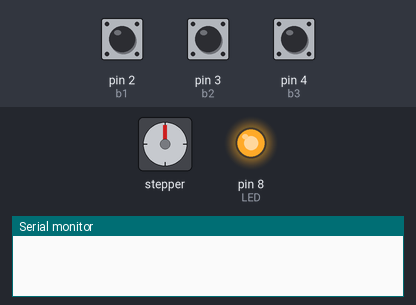
Simulated run of this sketch. Board: Arduino Uno, built with avr-gcc and run on an emulated ATmega328P. On the bench: stepper motor, output pins drawn as LEDs (lit = HIGH), the last lines printed to the serial monitor. The test bench sets the inputs (shaded band); at power-on: pin 2 (b1) HIGH, pin 3 (b2) HIGH, pin 4 (b3) HIGH. Stepper angles assume 2048 steps per turn.

Above: at 1.2 s.
1.3 s: pin 2 (b1) pulled LOW for 0.15 s
At 1.45 s:
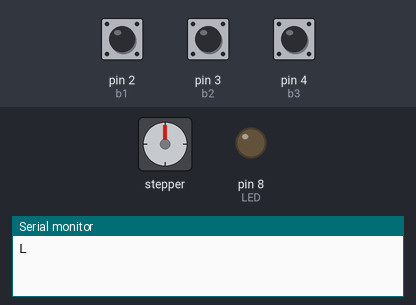
At 2.05 s:
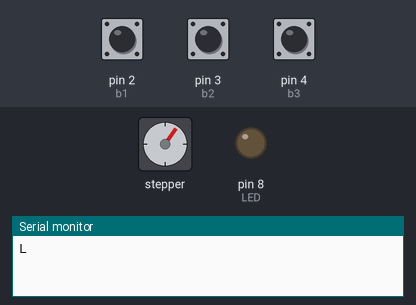
Timing chart, 0 to 13.3 s (numbered marks = the images above; inputs shaded):
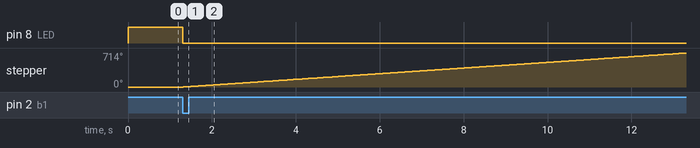

Measured:
- after the input at 1.3 s, pin 8 (LED): HIGH → LOW at once; stepper: keeps turning clockwise at about 60°/s, starting at once

The sketch:

model__-A.ino
```cpp
#include <Stepper.h>
const int STEPS_PER_REV = 2048;//一回転あたりのステップ数
Stepper motor(STEPS_PER_REV, 10, 12, 11, 13);//10~13DPをIN1~4に対応させる

int b1 = 2;//DPの番号をわかりやすくするため。
int b2 = 3;//b1→正三角形、b2→正六角形、b3→星型
int b3 = 4;
int LED = 8;//通信確認用LED
int num = 0;
char val ='N';//nullの意

void setup(){
  Serial.begin(9600);//シリアル通信開始

  motor.setSpeed(10);  // 回転速度（rpm）　15以下に抑えたほうがよい

  pinMode(b1,INPUT_PULLUP);
  pinMode(b2,INPUT_PULLUP);
  pinMode(b3,INPUT_PULLUP);
  pinMode(LED,OUTPUT);
}
void loop(){
  if (val == 'N'){//待機中なら
    digitalWrite(LED,HIGH);
    if (digitalRead(b1) == LOW){//b1が押された
      digitalWrite(LED,LOW);
      val = '1';
      num = 3;//3回伸ばす
    }
    else  if (digitalRead(b2) == LOW){//b2が...以下略
      digitalWrite(LED,LOW);
      val = '2';
      num = 6;//6回伸ばす
    }
    else  if (digitalRead(b3) == LOW){
      digitalWrite(LED,LOW);
      val = '3';
      num = 5;//5回伸ばす
    }
  }
  else{//ボタンが押された
    digitalWrite(LED,LOW);
    Serial.print('L');//通信が成功していれば、相手側のArdのLEDが点灯するはず
    while(num >= 1){
      motor.step(6144);//3回転(1回転2048*3)
      delay(1000);//1秒間待機。SMが回り切るのを待つ
      Serial.print(val);
      while (Serial.available() == 0){}//待機
      if (Serial.available() != 0){ Serial.read(); }//availableの後処理
      num -= 1;
    }
    val = 'N';
  }
}
```
